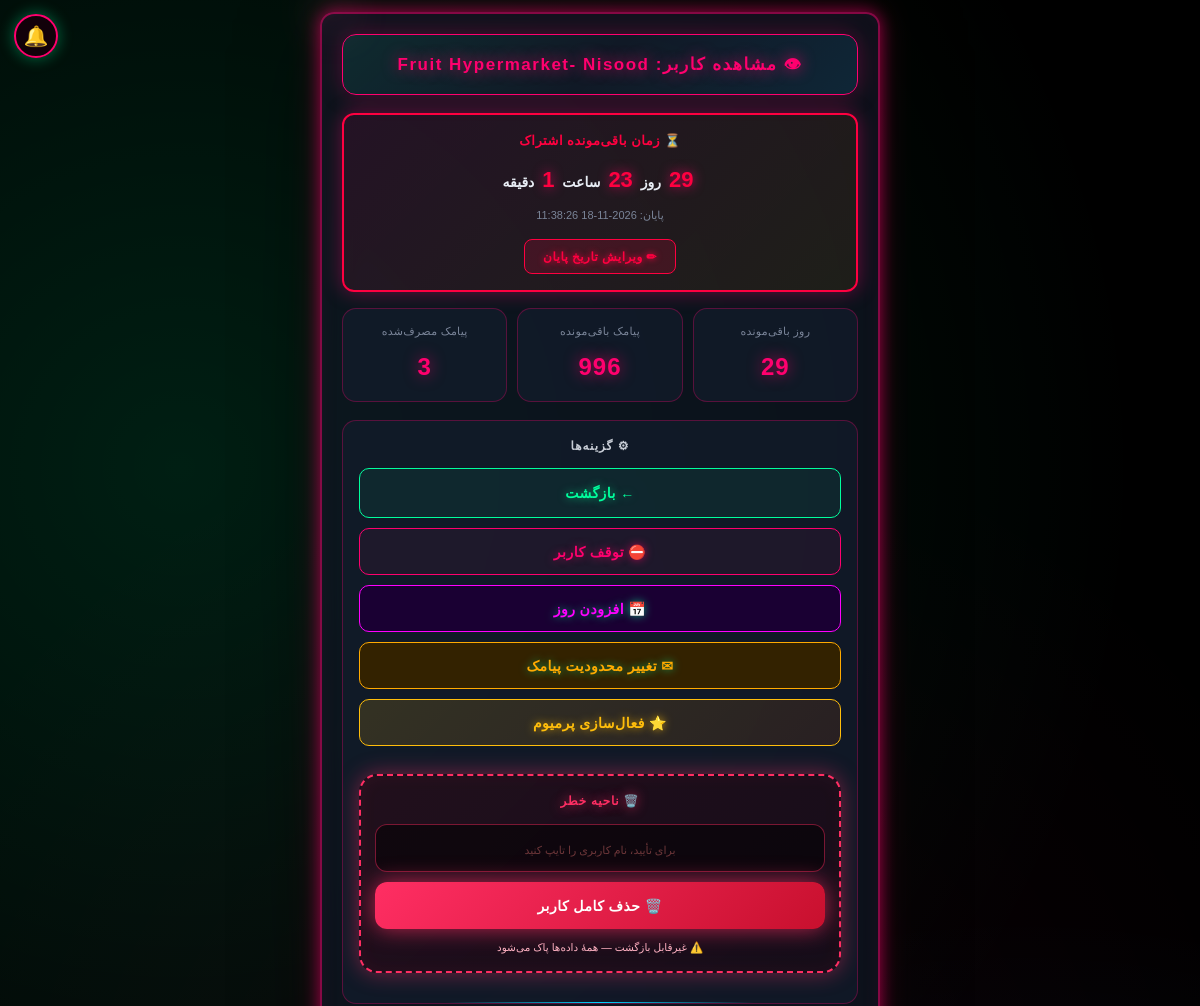
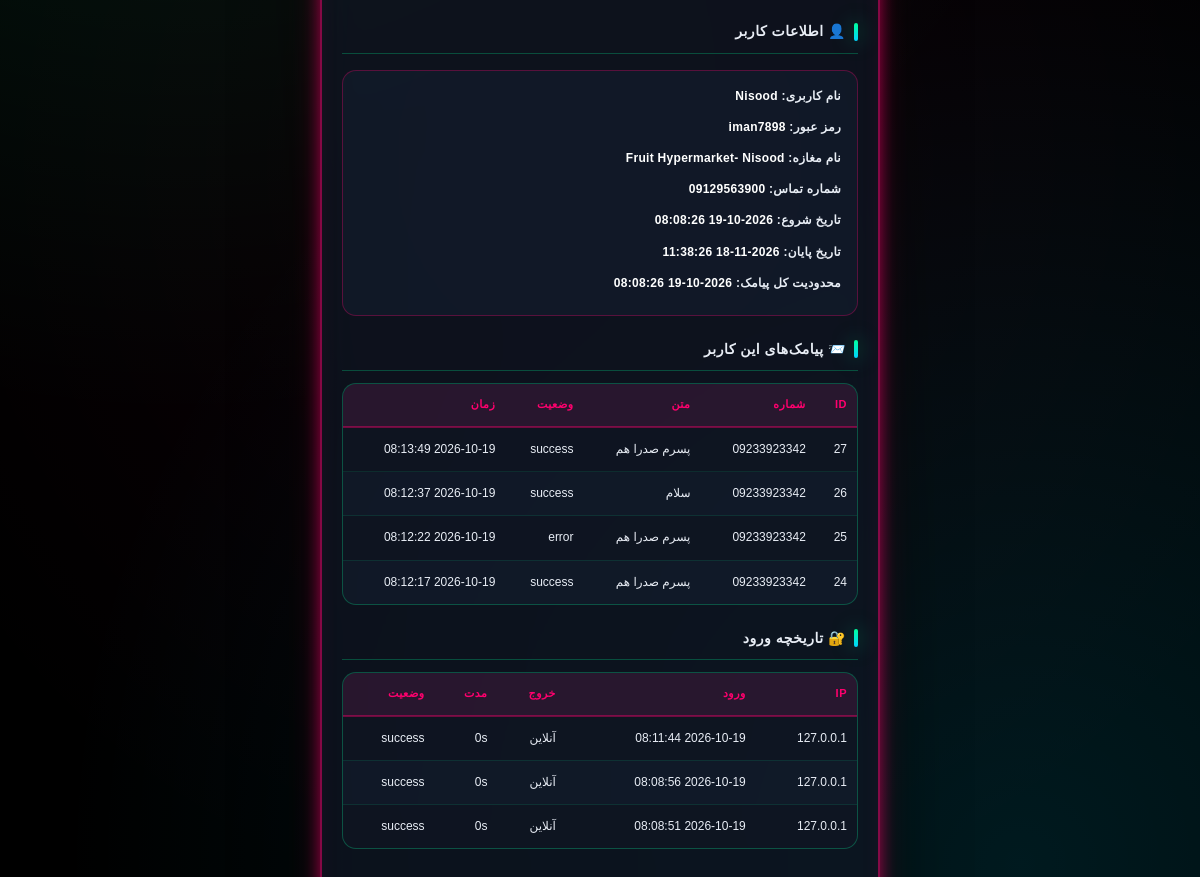
The app's page /admin/user/5 (signed in), older data (2 pictures, top to bottom).
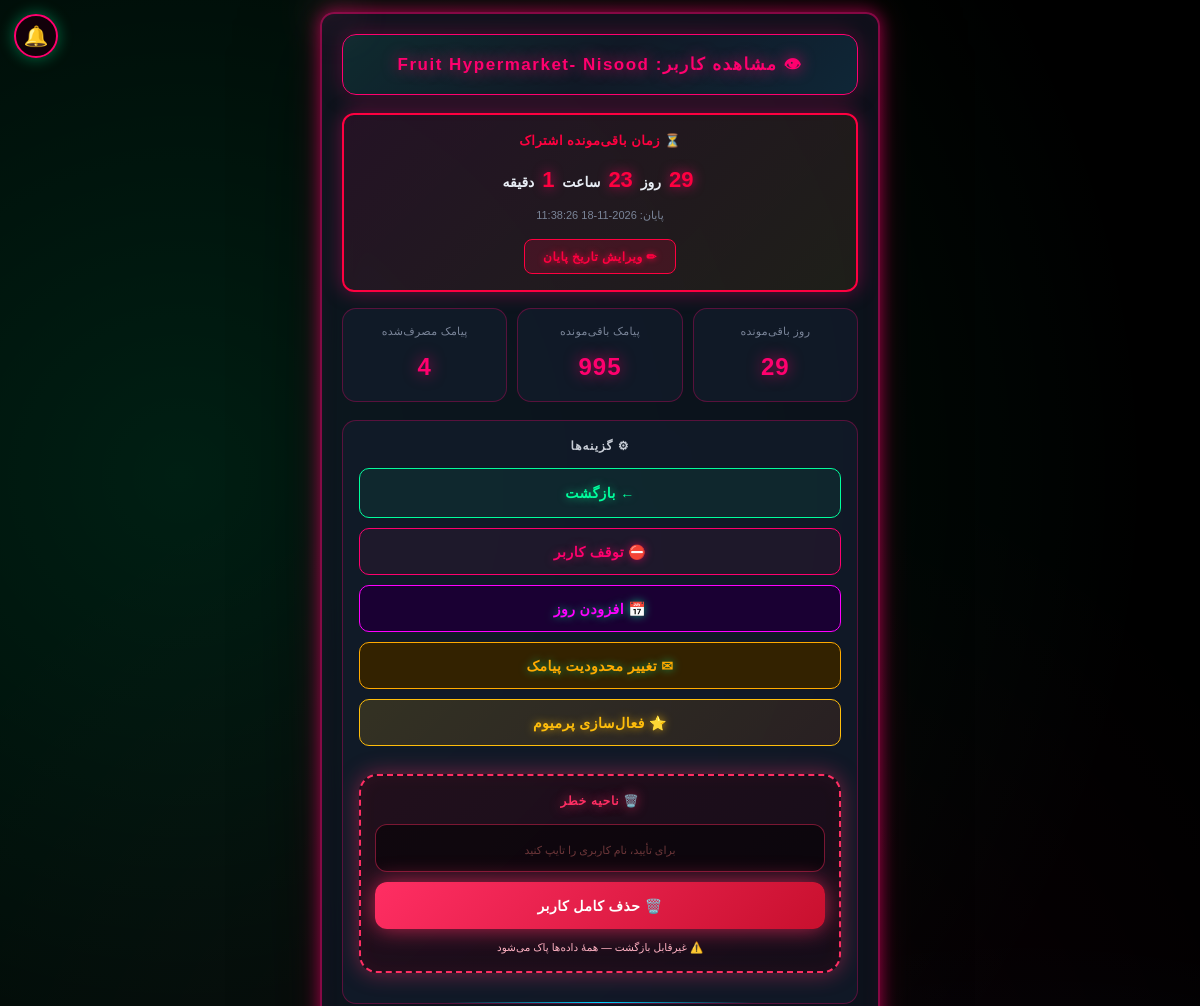
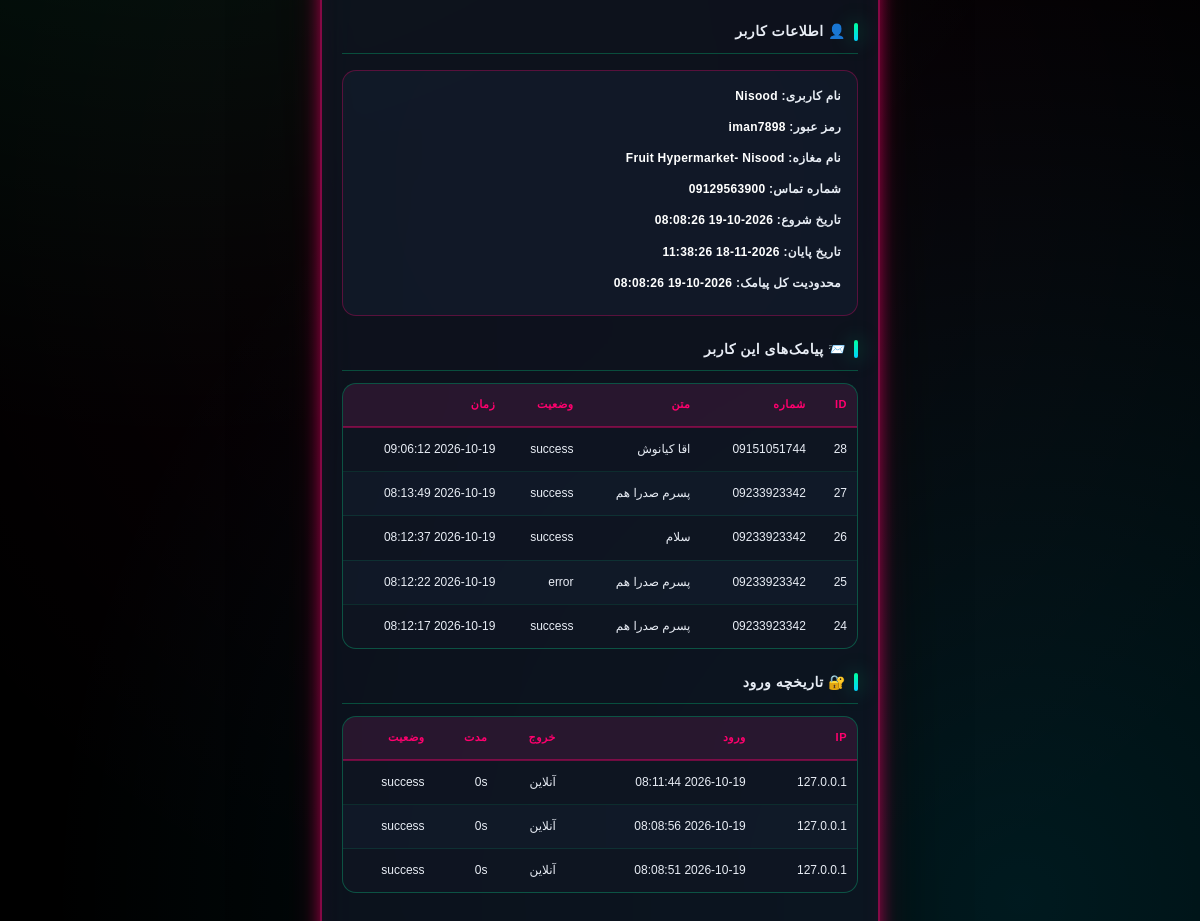
The same page, newer data (2 pictures, top to bottom).
### tables this page shows
CREATE TABLE sent_sms (
        id INTEGER PRIMARY KEY AUTOINCREMENT,
        user_id INTEGER, phone TEXT, message TEXT, status TEXT,
        created_at TIMESTAMP DEFAULT CURRENT_TIMESTAMP);

CREATE TABLE login_logs (
        id INTEGER PRIMARY KEY AUTOINCREMENT,
        user_id INTEGER, username TEXT, ip TEXT, user_agent TEXT,
        login_time TIMESTAMP DEFAULT CURRENT_TIMESTAMP,
        logout_time TIMESTAMP, duration_seconds INTEGER DEFAULT 0,
        status TEXT DEFAULT 'success');

### app.py (the view)
@app.route("/admin/user/<int:user_id>")
@admin_required
def admin_user_detail(user_id):
    user = get_user(user_id)
    if not user:
        return "کاربر پیدا نشد", 404
    premium_status = get_premium_status(user_id)
    return render_template("admin_user_detail.html",
        user=user,
        user_sms=get_all_sms(100, user_id=user_id),
        user_logins=get_user_logins(user_id, limit=50),
        sms_count=count_sms(user_id=user_id),
        sms_left=sms_remaining(user_id),
        days_left=days_remaining(user_id),
        time_left=time_remaining_detailed(user_id),
        premium=premium_status)

### app.py (called while the page is built)
@app.context_processor
def inject_global_settings():
    try:
        if session.get("is_admin"):
            s = get_admin_settings()
        elif session.get("user_id"):
            s = get_user_settings(session["user_id"])
        else:
            s = {"avatar": None, "bg": None, "theme": "neon"}
    except Exception:
        s = {"avatar": None, "bg": None, "theme": "neon"}
    return {"current_settings": s}

@app.after_request
def _security_headers(response):
    if response.content_type and 'text/html' in response.content_type:
        response.headers["Cache-Control"] = "no-store, no-cache, must-revalidate, max-age=0"
        response.headers["Pragma"] = "no-cache"
        response.headers["Expires"] = "0"
    """هدرهای امنیتی"""
    response.headers["X-Content-Type-Options"] = "nosniff"
    response.headers["X-Frame-Options"] = "SAMEORIGIN"
    response.headers["X-XSS-Protection"] = "1; mode=block"
    response.headers["Referrer-Policy"] = "no-referrer"
    response.headers["Permissions-Policy"] = "geolocation=(), microphone=(), camera=()"
    return response

### database.py (called while the page is built)
def get_admin_settings():
    return get_user_settings(ADMIN_ID)

### templates/admin_user_detail.html (shortened to what the changed rows need)
<!DOCTYPE html>
<html lang="fa" dir="rtl">
<head><link rel="stylesheet" href="/static/style.css"><link href="https://cdn.jsdelivr.net/gh/rastikerdar/vazirmatn@v33.003/Vazirmatn-font-face.css" rel="stylesheet">
<link rel="stylesheet" href="/static/scroll-fix.css"><link rel="icon" type="image/png" href="/static/icons/icon-192.png"><link rel="apple-touch-icon" href="/static/apple-touch-icon.png"></head>
<body class="matrix-bg admin-view">
<div class="container">
    <div class="stats">
        <div class="stat-box red-box">
            <span class="stat-label">پیامک باقی‌مونده</span>
            <span class="stat-value red-value">{{ sms_left }}</span>
        </div>
        <div class="stat-box red-box">
            <span class="stat-label">پیامک مصرف‌شده</span>
            <span class="stat-value red-value">{{ sms_count }}</span>
        </div>
    </div>
    <h2 class="red-title">👤 اطلاعات کاربر</h2>
    <h2 class="red-title">📨 پیامک‌های این کاربر</h2>
    <div class="table-wrap">
        <table>
            <tr><th>ID</th><th>شماره</th><th>متن</th><th>وضعیت</th><th>زمان</th></tr>
            {% for row in user_sms %}
            <tr><td>{{ row[0] }}</td><td>{{ row[2] }}</td><td>{{ row[3] }}</td><td>{{ row[4] }}</td><td>{{ row[5] }}</td></tr>
            {% endfor %}
        </table>
    </div>
    <h2 class="red-title">🔐 تاریخچه ورود</h2>
    <div class="table-wrap">
        <table>
            <tr><th>IP</th><th>ورود</th><th>خروج</th><th>مدت</th><th>وضعیت</th></tr>
            {% for row in user_logins %}
            <tr><td>{{ row[3] }}</td><td>{{ row[5] }}</td><td>{{ row[6] or 'آنلاین' }}</td><td>{{ row[7] }}s</td><td>{{ row[8] }}</td></tr>
            {% endfor %}
        </table>
    </div>
</div>
{% include "_global_bg.html" %}
</body></html>

Row changes from the older to the newer data that the page shows:
added sent_sms: id "28", phone "09151051744", message "اقا کیانوش", status "success", created_at "2026-10-19 09:06:12"
Text that changed along with them:
{{ sms_left }}: "996" → "995"
{{ sms_count }}: "3" → "4"
